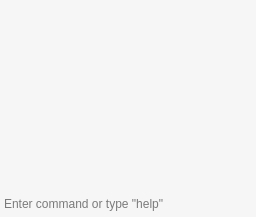
  <widget class="QDockWidget" name="console_dock_widget">
   <property name="sizePolicy">
    <sizepolicy hsizetype="Preferred" vsizetype="Preferred">
     <horstretch>0</horstretch>
     <verstretch>0</verstretch>
    </sizepolicy>
   </property>
   <property name="minimumSize">
    <size>
     <width>200</width>
     <height>123</height>
    </size>
   </property>
   <property name="baseSize">
    <size>
     <width>250</width>
     <height>0</height>
    </size>
   </property>
   <property name="windowTitle">
    <string>Console</string>
   </property>
   <attribute name="dockWidgetArea">
    <number>2</number>
   </attribute>
   <widget class="ConsoleRootWidget" name="console_root_widget">
    <property name="minimumSize">
     <size>
      <width>200</width>
      <height>0</height>
     </size>
    </property>
    <property name="styleSheet">
     <string notr="true">QWidget { background-color: rgb(96.5%, 96.5%, 96.5%); }</string>
    </property>
    <layout class="QVBoxLayout" name="verticalLayout">
     <property name="spacing">
      <number>1</number>
     </property>
     <property name="leftMargin">
      <number>0</number>
     </property>
     <property name="topMargin">
      <number>0</number>
     </property>
     <property name="rightMargin">
      <number>0</number>
     </property>
     <property name="bottomMargin">
      <number>0</number>
     </property>
     <item>
      <widget class="ConsoleOutput" name="console_output_textedit">
       <property name="styleSheet">
        <string notr="true">QPlainTextEdit { background-color: &quot;#f6f6f6&quot;; color: &quot;#0066cc&quot;; }</string>
       </property>
       <property name="frameShape">
        <enum>QFrame::NoFrame</enum>
       </property>
       <property name="frameShadow">
        <enum>QFrame::Plain</enum>
       </property>
      </widget>
     </item>
     <item>
      <widget class="ConsoleInput" name="console_input_textedit">
       <property name="maximumSize">
        <size>
         <width>16777215</width>
         <height>24</height>
        </size>
       </property>
       <property name="styleSheet">
        <string notr="true">QPlainTextEdit { background-color: &quot;#eeeeee&quot;;}</string>
       </property>
       <property name="frameShape">
        <enum>QFrame::NoFrame</enum>
       </property>
       <property name="frameShadow">
        <enum>QFrame::Plain</enum>
       </property>
       <property name="lineWidth">
        <number>0</number>
       </property>
       <property name="midLineWidth">
        <number>0</number>
       </property>
       <property name="verticalScrollBarPolicy">
        <enum>Qt::ScrollBarAlwaysOff</enum>
       </property>
       <property name="tabStopWidth">
        <number>80</number>
       </property>
       <property name="backgroundVisible">
        <bool>false</bool>
       </property>
       <property name="placeholderText">
        <string>Enter command or type &quot;help&quot;</string>
       </property>
      </widget>
     </item>
    </layout>
   </widget>
  </widget>
